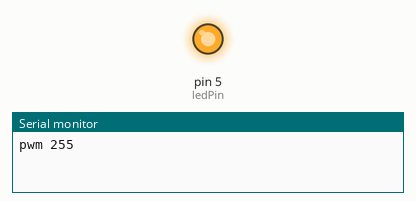
This sketch was run on a simulated Arduino Uno, built with avr-gcc and run on an emulated ATmega328P. Parts: output pins drawn as LEDs (lit = HIGH), the last lines printed to the serial monitor.

Above: at 0.05 s.
At 4.5 s:
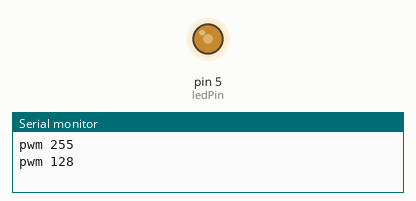
At 9.0 s:
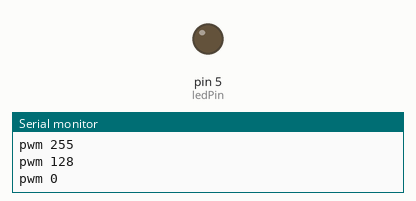
Timing chart, 0 to 11.7 s (numbered marks = the images above):
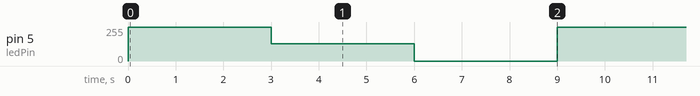

The sketch:

analogwrite.ino
```cpp
int ledPin = 5;    // LED di pin 9

void setup() {
  Serial.begin(9600);
}

void loop() {
   analogWrite(ledPin, 255); // LED nyala sempurna
   Serial.println("pwm 255");
   delay(3000);
   analogWrite(ledPin, 128); //LED setengah redup
   Serial.println("pwm 128");
   delay(3000);
   analogWrite(ledPin, 0); //LED mati
   Serial.println("pwm 0");
   delay(3000);
}
```

Measured:
- by itself, pin 5 (ledPin): repeats every 9.0 s: 128/255 3.0 s, 0/255 3.0 s, 255/255 3.0 s
